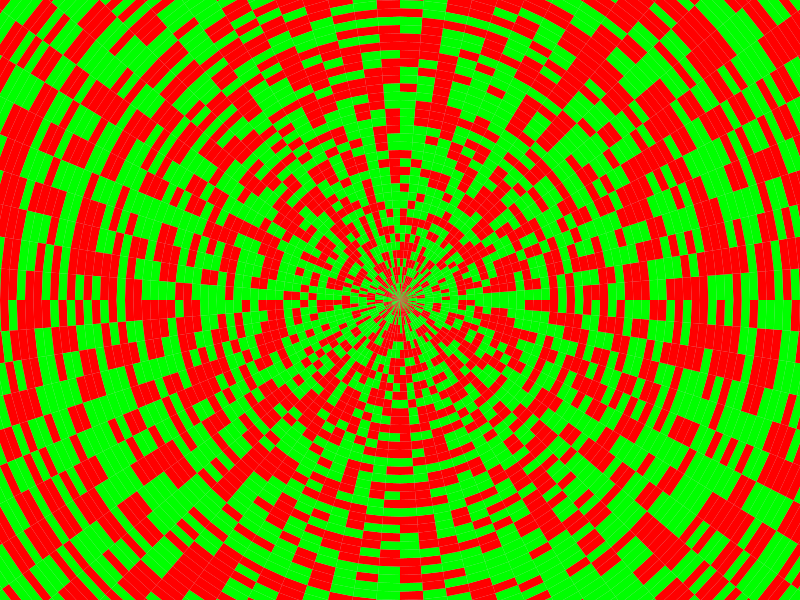
Frame 1 (no input)
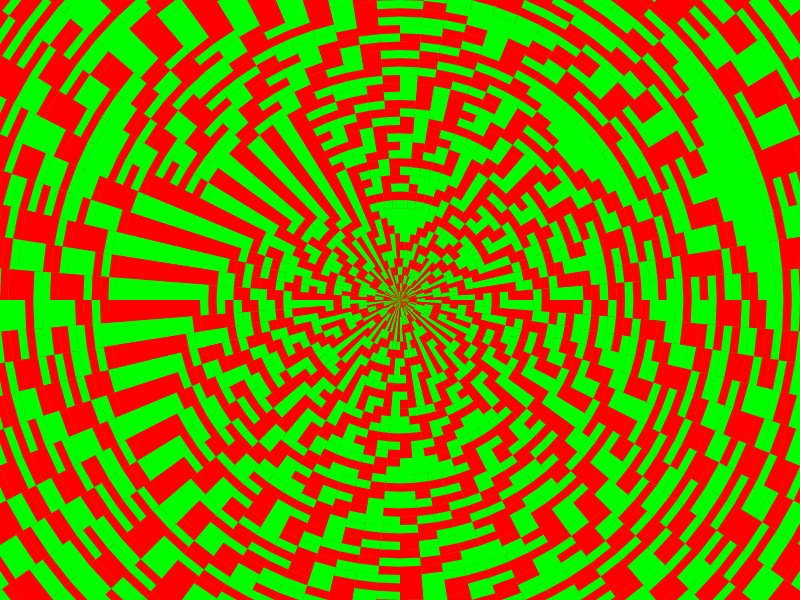
Frame 60 (the mouse pressed at the canvas centre just before this capture)
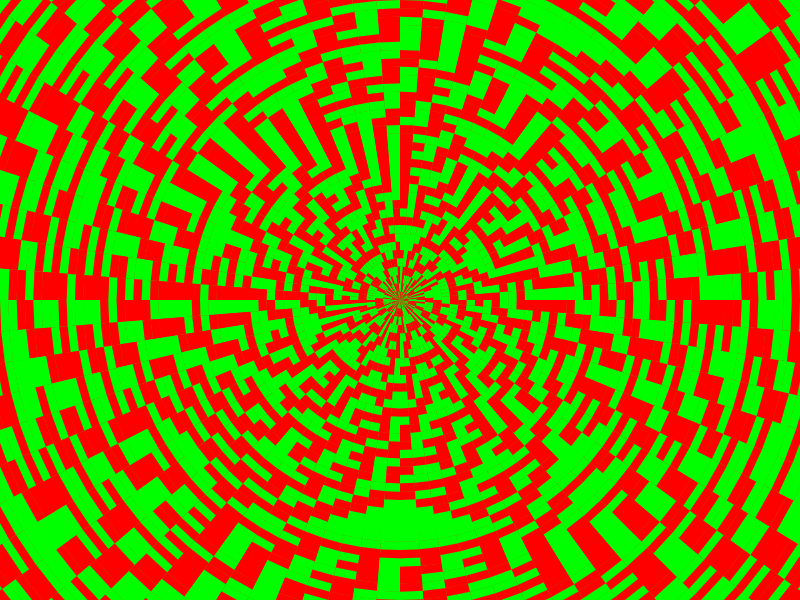
Frame 120 (the mouse held since frame 60 and released just before this capture)

The Processing sketch that drew these frames (run headless with seeded random() and noise(); from frame 60 on, the mouse is pressed at the canvas centre):

// Processing sketch: CellularAutomata
// ── CellularAutomata.pde
class CA {
  int[][] cells;
  int[] ruleset;
  int sideLength;
  int generation;
  CA() {
    sideLength = 10;
    cells = new int[height/sideLength][width/sideLength];
    ruleset = new int[8];
    for (int i = 0; i < 8; i++) {
      ruleset[i] = round(random(1));
    }
    for (int i = 0; i < cells.length; i++) {
      for (int j = 0; j < cells[0].length; j++) {
        cells[i][j] = int(random(2));
      }
    }
  }
  
  void generate() {
    int[] nextgen = new int[cells[0].length];
    for (int i = 0; i < cells[0].length; i++) {
      int left = cells[cells.length - 1][(i - 1 + cells[0].length) % cells[0].length];
      int me = cells[cells.length - 1][i];
      int right = cells[cells.length - 1][(i + 1) % cells[0].length];
      nextgen[i] = rules(left, me, right);
    }
    for (int i = 0; i < cells.length - 1; i++) {
      cells[i] = cells[i + 1];
    }
    cells[cells.length - 1] = nextgen;
  }
  
  int rules(int left, int me, int right) {
    String string = "" + left + me + right;
    int ruleindex = Integer.parseInt(string, 2);
    return ruleset[ruleindex];
  }
  
  void drawGen() {
    for (int i = 0; i < cells.length; i++) {
      for (int j = 0; j < cells[0].length; j++) {
        if (cells[i][j] == 1) {
          fill(0, 255, 0);
        } else {
          fill(255, 0, 0);
        }
        float outterradius = (cells.length - i - 1)*(sqrt(height*height + width*width)/2)/cells.length;
        float innerradius = (cells.length - i)*(sqrt(height*height + width*width)/2)/cells.length;
        float innertheta = (cells[0].length - j)*TAU/cells[0].length;
        float outtertheta = (cells[0].length - j - 
        1)*TAU/cells[0].length;
        pushMatrix();
        translate(width/2, height/2);
        quad(innerradius*cos(innertheta), innerradius*sin(innertheta), innerradius*cos(outtertheta), innerradius*sin(outtertheta), outterradius*cos(outtertheta), outterradius*sin(outtertheta), outterradius*cos(innertheta), outterradius*sin(innertheta));
        popMatrix();  
    }
    }
  }
  
}
CA ca;

void setup() {
  noStroke();
  size(800, 600);
  ca = new CA();
  frameRate(20);
}

void draw() {
  ca.drawGen();
  ca.generate();
}

void keyPressed() {
  if(key == ' ') {
    for (int i = 0; i < ca.cells.length; i++) {
      for (int j = 0; j < ca.cells[0].length; j++) {
        ca.cells[i][j] = int(random(2));
      }
    }
    for (int i = 0; i < 8; i++) {
      ca.ruleset[i] = round(random(1));
    }
  }
}
